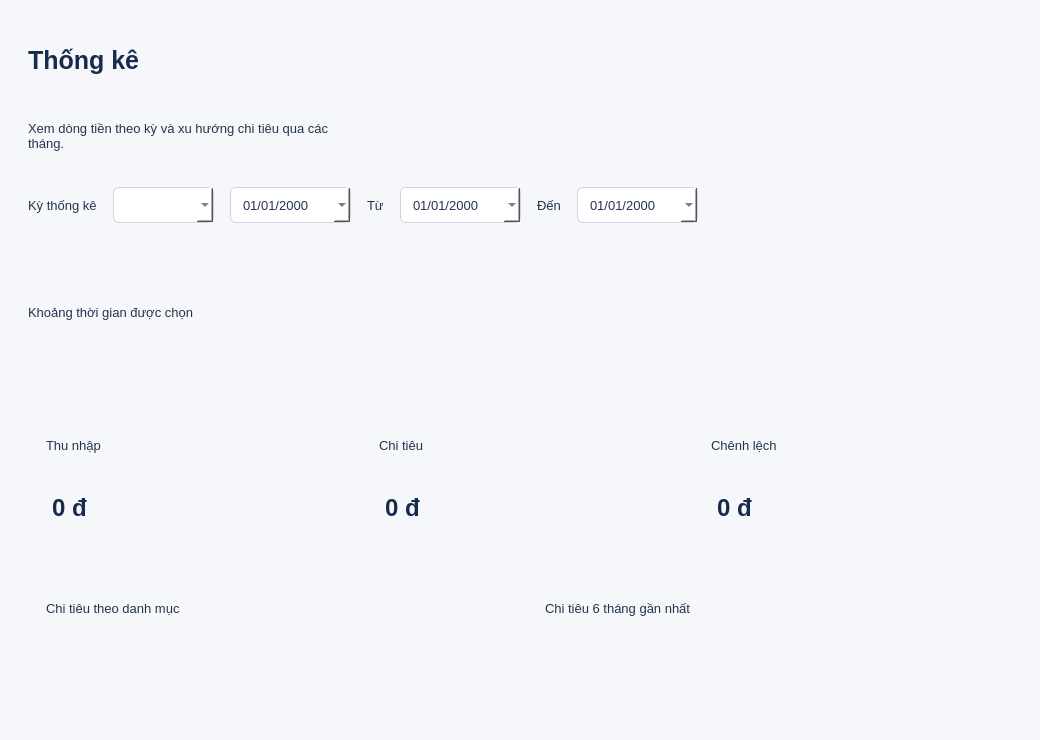
<?xml version="1.0" encoding="utf-8"?>
<ui version="4.0">
 <class>StatisticsPage</class>
 <widget class="QWidget" name="StatisticsPage">
  <property name="geometry">
   <rect>
    <x>0</x>
    <y>0</y>
    <width>1040</width>
    <height>740</height>
   </rect>
  </property>
  <property name="styleSheet">
   <string>QWidget { color: #24344b; font-family: "Segoe UI"; font-size: 13px; }
QLabel { background: transparent; border: none; }
QLabel[styleRole="muted"], QLabel#dateLabel, QLabel#summaryCaption { color: #64748b; }
QLabel#pageTitle, QLabel#formTitle { font-size: 25px; font-weight: 700; color: #172b4d; }
QLabel[styleRole="section"] { font-size: 15px; font-weight: 600; color: #24344b; }
QLabel#statusLabel { color: #64748b; padding: 8px 0; }
QLabel#emptyLabel { color: #64748b; padding: 24px; background: #f8fafc; border-radius: 8px; }
QLabel#errorLabel, QLabel#messageLabel { color: #b42318; }
QFrame[styleRole="card"] { background: white; border: 1px solid #e2e8f0; border-radius: 12px; }
QPushButton { background: white; color: #334155; border: 1px solid #cbd5e1; border-radius: 7px; padding: 8px 16px; min-height: 20px; font-weight: 600; }
QPushButton:hover { background: #f1f5fb; border-color: #94a3b8; }
QPushButton:pressed { background: #e2e8f0; }
QPushButton:focus { border: 1px solid #2563eb; }
QPushButton:disabled { background: #f8fafc; color: #94a3b8; border-color: #e2e8f0; }
QPushButton#addButton, QPushButton#loginButton, QPushButton:default { background: #2563eb; color: white; border-color: #2563eb; }
QPushButton#addButton:hover, QPushButton#loginButton:hover, QPushButton:default:hover { background: #1d4ed8; border-color: #1d4ed8; }
QPushButton#deleteButton:enabled { color: #b42318; border-color: #f2c6c2; }
QPushButton#deleteButton:enabled:hover { background: #fff1f0; }
QLineEdit, QComboBox, QDateEdit, QDoubleSpinBox, QTextEdit { background: white; border: 1px solid #cbd5e1; border-radius: 6px; padding: 7px 10px; min-height: 20px; selection-background-color: #dbeafe; selection-color: #172b4d; }
QComboBox, QDateEdit, QDoubleSpinBox { padding-right: 22px; }
QLineEdit:focus, QComboBox:focus, QDateEdit:focus, QDoubleSpinBox:focus, QTextEdit:focus { border-color: #2563eb; }
QLineEdit:disabled, QComboBox:disabled, QDoubleSpinBox:disabled { color: #64748b; background: #f1f5f9; }
QCheckBox { spacing: 8px; }
QTableWidget { background: white; alternate-background-color: #f8fafc; border: none; selection-background-color: #e8f0ff; selection-color: #173b79; outline: 0; }
QTableWidget::item { padding: 6px; border-bottom: 1px solid #edf1f6; }
QTableWidget::item:selected { background: #e8f0ff; color: #173b79; }
QHeaderView::section { background: #f4f7fb; color: #64748b; padding: 10px 7px; border: none; border-bottom: 1px solid #e2e8f0; font-weight: 600; }
QTableCornerButton::section { background: #f4f7fb; border: none; }
QProgressBar { background: #e8eef8; border: none; border-radius: 6px; min-height: 22px; text-align: center; color: #173b79; }
QProgressBar::chunk { background: #93b9ff; border-radius: 6px; }
QToolTip { color: #24344b; background: white; border: 1px solid #cbd5e1; padding: 5px; }
QWidget#StatisticsPage { background: #f5f7fb; }</string>
  </property>
  <layout class="QVBoxLayout" name="rootLayout">
   <property name="spacing">
    <number>16</number>
   </property>
   <property name="leftMargin">
    <number>28</number>
   </property>
   <property name="topMargin">
    <number>24</number>
   </property>
   <property name="rightMargin">
    <number>28</number>
   </property>
   <property name="bottomMargin">
    <number>28</number>
   </property>
   <item>
    <layout class="QHBoxLayout" name="headerLayout">
     <item>
      <layout class="QVBoxLayout" name="headingLayout">
       <property name="spacing">
        <number>4</number>
       </property>
       <item>
        <widget class="QLabel" name="pageTitle">
         <property name="text">
          <string>Thống kê</string>
         </property>
        </widget>
       </item>
       <item>
        <widget class="QLabel" name="pageSubtitle">
         <property name="styleRole" stdset="0">
          <string>muted</string>
         </property>
         <property name="wordWrap">
          <bool>true</bool>
         </property>
         <property name="text">
          <string>Xem dòng tiền theo kỳ và xu hướng chi tiêu qua các tháng.</string>
         </property>
        </widget>
       </item>
      </layout>
     </item>
     <item>
      <spacer name="headerSpacer">
       <property name="orientation">
        <enum>Qt::Horizontal</enum>
       </property>
       <property name="sizeHint">
        <size>
         <width>40</width>
         <height>20</height>
        </size>
       </property>
      </spacer>
     </item>
    </layout>
   </item>
   <item>
    <layout class="QHBoxLayout" name="periodControls">
     <item>
      <widget class="QLabel" name="periodCaption">
       <property name="styleRole" stdset="0">
        <string>muted</string>
       </property>
       <property name="wordWrap">
        <bool>true</bool>
       </property>
       <property name="text">
        <string>Kỳ thống kê</string>
       </property>
      </widget>
     </item>
     <item>
      <widget class="QComboBox" name="periodCombo">
       <property name="accessibleName">
        <string>periodCombo</string>
       </property>
      </widget>
     </item>
     <item>
      <widget class="QDateEdit" name="referenceDate">
       <property name="accessibleName">
        <string>referenceDate</string>
       </property>
       <property name="calendarPopup">
        <bool>true</bool>
       </property>
       <property name="displayFormat">
        <string>dd/MM/yyyy</string>
       </property>
      </widget>
     </item>
     <item>
      <widget class="QLabel" name="customFromLabel">
       <property name="styleRole" stdset="0">
        <string>muted</string>
       </property>
       <property name="wordWrap">
        <bool>true</bool>
       </property>
       <property name="text">
        <string>Từ</string>
       </property>
      </widget>
     </item>
     <item>
      <widget class="QDateEdit" name="customStart">
       <property name="accessibleName">
        <string>customStart</string>
       </property>
       <property name="calendarPopup">
        <bool>true</bool>
       </property>
       <property name="displayFormat">
        <string>dd/MM/yyyy</string>
       </property>
      </widget>
     </item>
     <item>
      <widget class="QLabel" name="customToLabel">
       <property name="styleRole" stdset="0">
        <string>muted</string>
       </property>
       <property name="wordWrap">
        <bool>true</bool>
       </property>
       <property name="text">
        <string>Đến</string>
       </property>
      </widget>
     </item>
     <item>
      <widget class="QDateEdit" name="customEnd">
       <property name="accessibleName">
        <string>customEnd</string>
       </property>
       <property name="calendarPopup">
        <bool>true</bool>
       </property>
       <property name="displayFormat">
        <string>dd/MM/yyyy</string>
       </property>
      </widget>
     </item>
     <item>
      <spacer name="periodSpacer">
       <property name="sizeHint">
        <size>
         <width>20</width>
         <height>20</height>
        </size>
       </property>
       <property name="orientation">
        <enum>Qt::Horizontal</enum>
       </property>
      </spacer>
     </item>
    </layout>
   </item>
   <item>
    <widget class="QLabel" name="rangeLabel">
     <property name="styleRole" stdset="0">
      <string>muted</string>
     </property>
     <property name="wordWrap">
      <bool>true</bool>
     </property>
     <property name="text">
      <string>Khoảng thời gian được chọn</string>
     </property>
    </widget>
   </item>
   <item>
    <layout class="QGridLayout" name="summaryLayout">
     <property name="horizontalSpacing">
      <number>14</number>
     </property>
     <item row="0" column="0">
      <widget class="QFrame" name="incomeCard">
       <property name="styleRole" stdset="0">
        <string>card</string>
       </property>
       <layout class="QVBoxLayout" name="incomeLayout">
        <property name="leftMargin">
         <number>18</number>
        </property>
        <property name="topMargin">
         <number>16</number>
        </property>
        <property name="rightMargin">
         <number>18</number>
        </property>
        <property name="bottomMargin">
         <number>16</number>
        </property>
        <item>
         <widget class="QLabel" name="incomeCaption">
          <property name="styleRole" stdset="0">
           <string>muted</string>
          </property>
          <property name="text">
           <string>Thu nhập</string>
          </property>
         </widget>
        </item>
        <item>
         <widget class="QLabel" name="incomeLabel">
          <property name="styleSheet">
           <string>font-size: 24px; font-weight: 700; color: #172b4d; padding-top: 4px;</string>
          </property>
          <property name="text">
           <string>0 đ</string>
          </property>
         </widget>
        </item>
       </layout>
      </widget>
     </item>
     <item row="0" column="1">
      <widget class="QFrame" name="expenseCard">
       <property name="styleRole" stdset="0">
        <string>card</string>
       </property>
       <layout class="QVBoxLayout" name="expenseLayout">
        <property name="leftMargin">
         <number>18</number>
        </property>
        <property name="topMargin">
         <number>16</number>
        </property>
        <property name="rightMargin">
         <number>18</number>
        </property>
        <property name="bottomMargin">
         <number>16</number>
        </property>
        <item>
         <widget class="QLabel" name="expenseCaption">
          <property name="styleRole" stdset="0">
           <string>muted</string>
          </property>
          <property name="text">
           <string>Chi tiêu</string>
          </property>
         </widget>
        </item>
        <item>
         <widget class="QLabel" name="expenseLabel">
          <property name="styleSheet">
           <string>font-size: 24px; font-weight: 700; color: #172b4d; padding-top: 4px;</string>
          </property>
          <property name="text">
           <string>0 đ</string>
          </property>
         </widget>
        </item>
       </layout>
      </widget>
     </item>
     <item row="0" column="2">
      <widget class="QFrame" name="differenceCard">
       <property name="styleRole" stdset="0">
        <string>card</string>
       </property>
       <layout class="QVBoxLayout" name="differenceLayout">
        <property name="leftMargin">
         <number>18</number>
        </property>
        <property name="topMargin">
         <number>16</number>
        </property>
        <property name="rightMargin">
         <number>18</number>
        </property>
        <property name="bottomMargin">
         <number>16</number>
        </property>
        <item>
         <widget class="QLabel" name="differenceCaption">
          <property name="styleRole" stdset="0">
           <string>muted</string>
          </property>
          <property name="text">
           <string>Chênh lệch</string>
          </property>
         </widget>
        </item>
        <item>
         <widget class="QLabel" name="differenceLabel">
          <property name="styleSheet">
           <string>font-size: 24px; font-weight: 700; color: #172b4d; padding-top: 4px;</string>
          </property>
          <property name="text">
           <string>0 đ</string>
          </property>
         </widget>
        </item>
       </layout>
      </widget>
     </item>
    </layout>
   </item>
   <item>
    <layout class="QGridLayout" name="chartsLayout" columnstretch="1,1">
     <property name="horizontalSpacing">
      <number>14</number>
     </property>
     <item row="0" column="0">
      <widget class="QFrame" name="donutCard">
       <property name="styleRole" stdset="0">
        <string>card</string>
       </property>
       <layout class="QVBoxLayout" name="donutLayout">
        <property name="leftMargin">
         <number>18</number>
        </property>
        <property name="topMargin">
         <number>16</number>
        </property>
        <property name="rightMargin">
         <number>18</number>
        </property>
        <property name="bottomMargin">
         <number>16</number>
        </property>
        <item>
         <widget class="QLabel" name="donutTitle">
          <property name="styleRole" stdset="0">
           <string>section</string>
          </property>
          <property name="text">
           <string>Chi tiêu theo danh mục</string>
          </property>
         </widget>
        </item>
        <item>
         <widget class="DonutChartWidget" name="donutChart" native="true" />
        </item>
       </layout>
      </widget>
     </item>
     <item row="0" column="1">
      <widget class="QFrame" name="barCard">
       <property name="styleRole" stdset="0">
        <string>card</string>
       </property>
       <layout class="QVBoxLayout" name="barLayout">
        <property name="leftMargin">
         <number>18</number>
        </property>
        <property name="topMargin">
         <number>16</number>
        </property>
        <property name="rightMargin">
         <number>18</number>
        </property>
        <property name="bottomMargin">
         <number>16</number>
        </property>
        <item>
         <widget class="QLabel" name="barTitle">
          <property name="styleRole" stdset="0">
           <string>section</string>
          </property>
          <property name="text">
           <string>Chi tiêu 6 tháng gần nhất</string>
          </property>
         </widget>
        </item>
        <item>
         <widget class="BarChartWidget" name="barChart" native="true" />
        </item>
       </layout>
      </widget>
     </item>
    </layout>
   </item>
  </layout>
 </widget>
 <customwidgets>
  <customwidget>
   <class>DonutChartWidget</class>
   <extends>QWidget</extends>
   <header>ui/chart_widgets.h</header>
   <container>1</container>
  </customwidget>
  <customwidget>
   <class>BarChartWidget</class>
   <extends>QWidget</extends>
   <header>ui/chart_widgets.h</header>
   <container>1</container>
  </customwidget>
 </customwidgets>
 <resources />
 <connections />
</ui>
